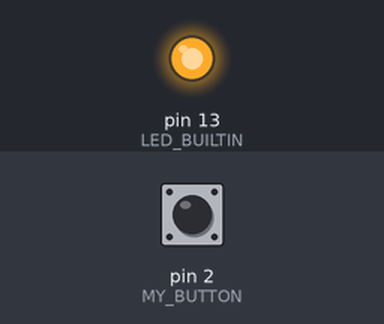
This sketch was run on a simulated Arduino Uno, built with avr-gcc and run on an emulated ATmega328P. Shown: output pins drawn as LEDs (lit = HIGH). Dashed ring = blinking. Inputs (shaded band) come from the test bench; at power-on: pin 2 (MY_BUTTON) HIGH. EEPROM starts erased.

Above: at 3.8 s.
3.9 s: pin 2 (MY_BUTTON) pulled LOW for 1.3 s
At 6.3 s:
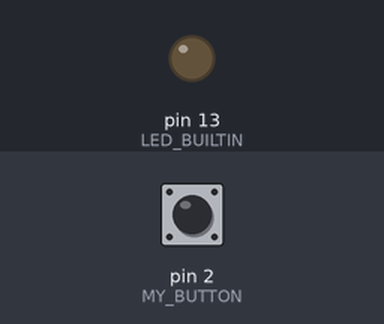
6.7 s: pin 2 (MY_BUTTON) pulled LOW for 3.2 s
At 7.3 s:
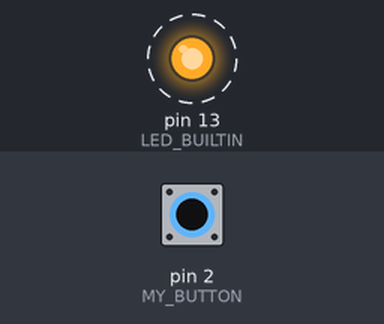
Timing chart, 0 to 11.5 s (numbered marks = the images above; inputs shaded):
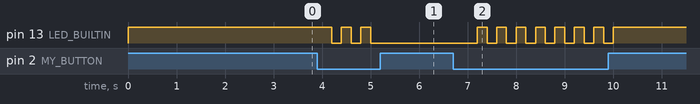

The sketch:

atmega328p_eeprom.ino
```cpp
#include <EEPROM.h>

#define LED_BUILTIN 13
#define MY_BUTTON 2

#define STATE_ON 0xEE //enable
#define STATE_OFF 0xDD  //dsable

unsigned int led_status_address = 0;
byte led_status = 0, new_status = 0;

// the setup function runs once when you press reset or power the board
void setup() {
  // initialize digital pin LED_BUILTIN as an output.
  pinMode(LED_BUILTIN, OUTPUT);
  pinMode(MY_BUTTON, INPUT_PULLUP);

  led_status = EEPROM.read(led_status_address );
  if ((led_status != STATE_ON) &&
       (led_status != STATE_OFF))
       {
            EEPROM.update(led_status_address ,STATE_ON);
            led_status = STATE_ON;
       }
  new_status = led_status;
}

// the loop function runs over and over again forever
void loop() {

  if(led_status == STATE_ON)
    digitalWrite(LED_BUILTIN, HIGH);   // turn the LED on (HIGH is the voltage level)
  if(led_status == STATE_OFF)                       // wait for a second
    digitalWrite(LED_BUILTIN, LOW);    // turn the LED off by making the voltage LOW

  delay(1000);                       // wait for a second

  while(digitalRead(MY_BUTTON) != HIGH)
  {
    digitalWrite(LED_BUILTIN, HIGH);   // turn the LED on (HIGH is the voltage level)
    delay(200);                       // wait for 200 millisecond
    digitalWrite(LED_BUILTIN, LOW);    // turn the LED off by making the voltage LOW
    delay(200);                       // wait for  200 millisecond

    if (led_status == STATE_ON)
      new_status = STATE_OFF;

    if (led_status == STATE_OFF)
      new_status = STATE_ON;

  }

  if (led_status != new_status){
    EEPROM.update(led_status_address ,new_status);
    led_status = new_status;
  }

}
```

Measured:
- after the input at 3.9 s, pin 13 (LED_BUILTIN): alternates HIGH for 0.20 s and LOW for 0.20 s, 5 changes in all, then stays LOW, starting after 0.30 s
- after the input at 6.7 s, pin 13 (LED_BUILTIN): alternates HIGH for 0.20 s and LOW for 0.20 s, 15 changes in all, then stays HIGH, starting after 0.50 s
